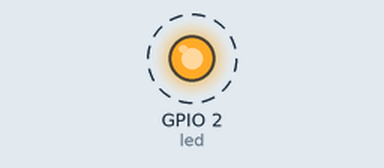
A sketch run on a simulated ESP32. On the bench: output pins drawn as LEDs (lit = HIGH). Dashed ring = blinking. What the sketch prints to the serial monitor is not drawn.

Above: at 0.12 s.
Timing chart, 0 to 3.0 s (numbered marks = the images above):
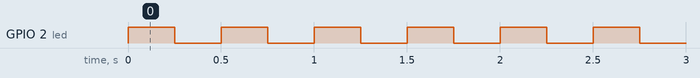

Measured:
- by itself, GPIO 2 (led): alternates HIGH for 0.25 s and LOW for 0.25 s

The sketch:

esp-freeRTOS-blinky.ino
```cpp
// Use only core 1 for demo purposes
#if CONFIG_FREERTOS_UNICORE
static const BaseType_t app_cpu = 0;
#else
static const BaseType_t app_cpu = 1;
#endif

static const int rate = 250;

static const int led = LED_BUILTIN;


void setup() {
  // put your setup code here, to run once:
  Serial.begin(115200);
  pinMode(led, OUTPUT);
  Serial.println("Starting task...");
  //task
  xTaskCreatePinnedToCore(  // Use xTaskCreate() in vanilla FreeRTOS
              toggleLed,  // Function to be called
              "Toggle",   // Name of task
              1024,         // Stack size (bytes in ESP32, words in FreeRTOS)
              NULL,         // Parameter to pass to function
              2,            // Task priority (0 to configMAX_PRIORITIES - 1)
              NULL,         // Task handle
              app_cpu);     // Run on one core for demo purposes (ESP32 only)

  Serial.println("Task started...");
}

void loop() {}

void toggleLed(void *parameter) {
  while(1) {
    digitalWrite(led, HIGH);
    vTaskDelay(rate / portTICK_PERIOD_MS);
    digitalWrite(led, LOW);
    vTaskDelay(rate / portTICK_PERIOD_MS);
  }
}
```
